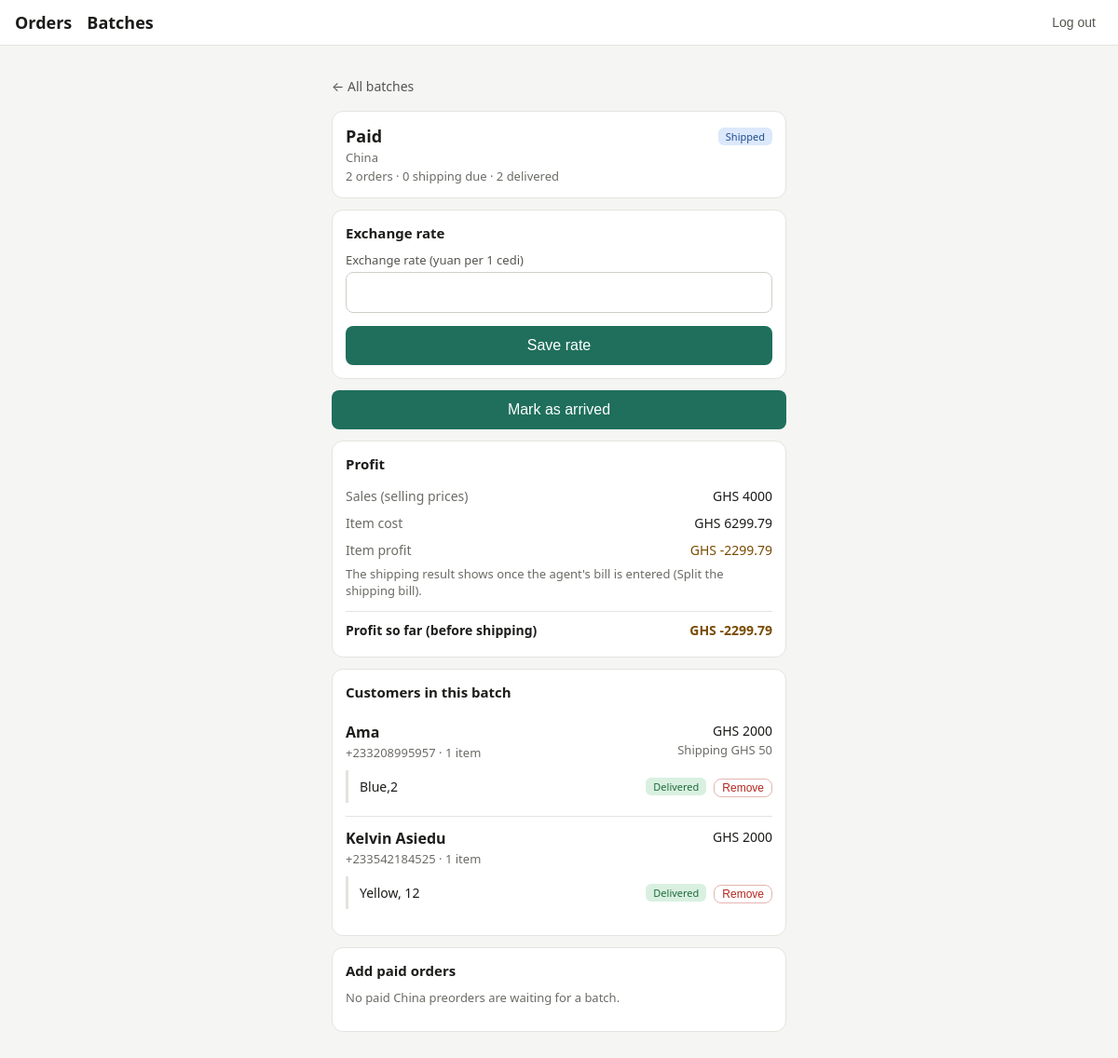
The page /batches/1/ (signed in) on the database its author committed.
### orders/models.py (models this page shows, shortened)
class Batch(models.Model):
    class Source(models.TextChoices):
        CHINA = "china", "China"
        NIGERIA = "nigeria", "Nigeria"
    class Status(models.TextChoices):
        ORDERING = "ordering", "Ordering"
        SHIPPED = "shipped", "Shipped"
        ARRIVED = "arrived", "Arrived in Ghana"
        CLOSED = "closed", "Closed"
    source = models.CharField(max_length=10, choices=Source.choices)
    label = models.CharField(max_length=80)
    status = models.CharField(
        max_length=10, choices=Status.choices, default=Status.ORDERING
    )
    shipped_on = models.DateField(null=True, blank=True)
    arrived_on = models.DateField(null=True, blank=True)
    freight_total = models.DecimalField(
        max_digits=12,
        decimal_places=2,
        null=True,
        blank=True,
        help_text="What the shipping agent charged for this batch, in cedis.",
    )
    freight_currency = models.CharField(
        max_length=3, choices=Currency.choices, default=Currency.GHS
    )
    freight_margin_percent = models.DecimalField(
        max_digits=5,
        decimal_places=2,
        default=0,
        blank=True,
        help_text="Optional extra added on top of the agent's bill when splitting it.",
    )
    exchange_rate = models.DecimalField(
        max_digits=12,
        decimal_places=6,
        null=True,
        blank=True,
        help_text="Units of the cost currency per 1 cedi (China batches: yuan per 1 cedi, Nigeria batches: naira per 1 cedi). Used for every order in the batch.",
    )
    class Meta:
        ordering = ["-id"]
        verbose_name_plural = "batches"

class Customer(models.Model):
    name = models.CharField(max_length=120, blank=True)
    phone = models.CharField(max_length=20, unique=True)
    notes = models.TextField(blank=True)
    created_at = models.DateTimeField(auto_now_add=True)
    class Meta:
        ordering = ["name", "phone"]

class Order(models.Model):
    class SourceType(models.TextChoices):
        CHINA_PREORDER = "china_preorder", "China preorder"
        NIGERIA_PREORDER = "nigeria_preorder", "Nigeria preorder"
        NIGERIA_STOCK = "nigeria_stock", "Nigeria stock"
    class Stage(models.TextChoices):
        REQUESTED = "requested", "Requested"
        QUOTED = "quoted", "Quoted"
        PAID = "paid", "Paid"
        PURCHASED = "purchased", "Purchased"
        IN_TRANSIT = "in_transit", "In transit"
        ARRIVED = "arrived", "Arrived"
        SHIPPING_PAID = "shipping_paid", "Shipping paid"
        DELIVERED = "delivered", "Delivered"
    customer = models.ForeignKey(
        Customer, on_delete=models.PROTECT, related_name="orders"
    )
    address = models.ForeignKey(
        Address, on_delete=models.SET_NULL, null=True, blank=True, related_name="orders"
    )
    batch = models.ForeignKey(
        Batch, on_delete=models.SET_NULL, null=True, blank=True, related_name="orders"
    )
    source_type = models.CharField(max_length=20, choices=SourceType.choices)
    item_notes = models.TextField(blank=True, help_text="Colour, variant, etc.")
    quantity = models.PositiveIntegerField(default=1)
    quoted_price = models.DecimalField(
        max_digits=12, decimal_places=2, null=True, blank=True
    )
    currency = models.CharField(
        max_length=3, choices=Currency.choices, default=Currency.GHS
    )
    cost = models.DecimalField(max_digits=12, decimal_places=2, null=True, blank=True)
    cost_currency = models.CharField(
        max_length=3, choices=Currency.choices, default=Currency.GHS
    )
    exchange_rate = models.DecimalField(
        max_digits=12,
        decimal_places=6,
        null=True,
        blank=True,
        help_text="Optional override: units of the cost currency per 1 cedi. Leave empty to use the batch's exchange rate.",
    )
    size_band = models.ForeignKey(
        SizeBand, on_delete=models.SET_NULL, null=True, blank=True
    )
    shipping_fee = models.DecimalField(
        max_digits=12, decimal_places=2, null=True, blank=True
    )
    stage = models.CharField(
        max_length=15, choices=Stage.choices, default=Stage.REQUESTED
    )
    is_cancelled = models.BooleanField(default=False)
    created_at = models.DateTimeField(auto_now_add=True)
    delivered_on = models.DateField(null=True, blank=True)
    objects = OrderQuerySet.as_manager()
    class Meta:
        ordering = ["-created_at"]
        indexes = [models.Index(fields=["stage"])]
    @property
    def cost_in_grid_currency(self):
        if self.cost is None:
            return None
        if self.cost_currency == GRID_CURRENCY:
            return self.cost
        rate = self.effective_rate
        if rate:
            return (self.cost / rate).quantize(Decimal("0.01"))
        return None
    def paid_total(self, kind):
        total = self.payments.filter(kind=kind, currency=self.currency).aggregate(
            t=Sum("amount")
        )["t"]
        return total or Decimal("0")

### orders/views.py (the view, shortened to what this page needs)
# urls.py: path("batches/<int:pk>/", views.batch_detail, name="batch_detail"),
@login_required
def batch_detail(request, pk):
    batch = get_object_or_404(Batch, pk=pk)
    orders = batch.orders.active().select_related("customer", "batch").prefetch_related("payments")
    order_list = list(orders)
    context = {
        "batch": batch,
        "orders": orders,
        "groups": customer_groups(order_list),
        "profit": (
            batch_profit(batch, order_list)
            if batch.status != Batch.Status.ORDERING
            else None
        ),
        "total": orders.count(),
        "shipping_due": orders.filter(stage=Order.Stage.ARRIVED).count(),
        "delivered": orders.filter(stage=Order.Stage.DELIVERED).count(),
        "next_action": BATCH_NEXT.get(batch.status),
        "is_open": batch_is_open(batch),
        "rate_form": BatchRateForm(instance=batch),
        "assignable": assignable_orders(batch) if batch_is_open(batch) else [],
    }
    return render(request, "orders/batch_detail.html", context)

### orders/forms.py (shortened to what this page needs)
class BatchRateForm(forms.ModelForm):
    class Meta:
        model = Batch
        fields = ["exchange_rate"]
    def __init__(self, *args, **kwargs):
        super().__init__(*args, **kwargs)
        field = self.fields["exchange_rate"]
        field.required = True
        field.help_text = ""
        if self.instance.source == Batch.Source.CHINA:
            field.label = "Exchange rate (yuan per 1 cedi)"
        else:
            field.label = "Exchange rate (naira per 1 cedi)"

### orders/grouping.py (called while the page is built)
def group_totals(orders):
    item_total = sum((o.quoted_price for o in orders if o.quoted_price), ZERO)
    item_paid = sum(
        (o.paid_total(Payment.Kind.ITEM) for o in orders if o.quoted_price), ZERO
    )
    shipping_total = sum(
        (o.shipping_fee for o in orders if o.shipping_fee is not None), ZERO
    )
    shipping_paid = sum(
        (o.paid_total(Payment.Kind.SHIPPING) for o in orders if o.shipping_fee is not None),
        ZERO,
    )
    return {
        "item_total": item_total,
        "item_paid": item_paid,
        "item_balance": max(item_total - item_paid, ZERO),
        "shipping_total": shipping_total,
        "shipping_paid": shipping_paid,
        "shipping_balance": max(shipping_total - shipping_paid, ZERO),
    }

def customer_groups(orders):
    grouped = {}
    for order in orders:
        entry = grouped.setdefault(
            order.customer_id, {"customer": order.customer, "orders": []}
        )
        entry["orders"].append(order)
    groups = []
    for entry in grouped.values():
        entry.update(group_totals(entry["orders"]))
        groups.append(entry)
    groups.sort(key=lambda g: (g["customer"].name or g["customer"].phone).lower())
    return groups

### orders/models.py (called while the page is built)
    def active(self):
        return self.filter(is_cancelled=False)

### orders/views.py (called while the page is built)
def batch_is_open(batch):
    return batch.status in (Batch.Status.ORDERING, Batch.Status.SHIPPED)

def assignable_orders(batch):
    return (
        Order.objects.active()
        .filter(
            batch__isnull=True,
            source_type=ASSIGNABLE_SOURCE[batch.source],
            stage__in=[Order.Stage.PAID, Order.Stage.PURCHASED],
        )
        .select_related("customer")
    )

### orders/templates/orders/batch_detail.html (shortened to what this page needs)
{% extends "orders/base.html" %}
{% block content %}
<p><a class="back" href="{% url 'batch_list' %}">&larr; All batches</a></p>
<div class="card">
  <div class="top">
    <h1>{{ batch.label }}</h1>
    <span class="badge {% if batch.status == 'shipped' %}s-in_transit{% elif batch.status == 'arrived' %}s-arrived{% endif %}">{{ batch.get_status_display }}</span>
  </div>
  <div class="muted">{{ batch.get_source_display }}</div>
  <div class="muted">{{ total }} order{{ total|pluralize }} · {{ shipping_due }} shipping due · {{ delivered }} delivered</div>
</div>
{% if batch.status != "closed" %}
  <div class="card">
    <h2>Exchange rate</h2>
    <form method="post">
      {% include "orders/_fields.html" with form=rate_form %}
      <button type="submit">Save rate</button>
    </form>
  </div>
{% endif %}
{% if next_action %}
  <form method="post">
    <button type="submit">{{ next_action.1 }}</button>
  </form>
{% endif %}
{% if profit %}
  <div class="card">
    <h2>Profit</h2>
    <div class="kv"><span>Sales (selling prices)</span><span>GHS {{ profit.sales|floatformat:"-2" }}</span></div>
    <div class="kv"><span>Item cost</span><span>GHS {{ profit.cost|floatformat:"-2" }}</span></div>
    <div class="kv"><span>Item profit</span><span class="{% if profit.item_profit < 0 %}warn{% else %}ok{% endif %}">GHS {{ profit.item_profit|floatformat:"-2" }}</span></div>
    {% if profit.shipping_result is not None %}
      <div class="kv"><span>Shipping fees set</span><span>GHS {{ profit.fees_set|floatformat:"-2" }}</span></div>
      <div class="kv"><span>Agent's bill</span><span>GHS {{ profit.bill|floatformat:"-2" }}</span></div>
      <div class="kv"><span>Shipping result</span><span class="{% if profit.shipping_result < 0 %}warn{% else %}ok{% endif %}">GHS {{ profit.shipping_result|floatformat:"-2" }}</span></div>
    {% else %}
      <p class="muted">The shipping result shows once the agent's bill is entered (Split the shipping bill).</p>
    {% endif %}
    <div class="kv total"><span>{% if profit.shipping_result is None %}Profit so far (before shipping){% else %}Total profit{% endif %}</span><span class="{% if profit.total < 0 %}warn{% else %}ok{% endif %}">GHS {{ profit.total|floatformat:"-2" }}</span></div>
  </div>
{% endif %}
<div class="card">
  <h2>Customers in this batch</h2>
  {% for group in groups %}
    <div class="group">
      <a class="ghead" href="{% url 'batch_customer' batch.pk group.customer.pk %}">
        <div>
          <strong>{{ group.customer.name|default:group.customer.phone }}</strong>
          <div class="muted">{{ group.customer.phone }} · {{ group.orders|length }} item{{ group.orders|length|pluralize }}</div>
        </div>
        <div class="gright">
          {% if group.item_total %}<div>GHS {{ group.item_total|floatformat:"-2" }}</div>{% endif %}
          {% if group.shipping_total %}<div class="muted">Shipping GHS {{ group.shipping_total|floatformat:"-2" }}</div>{% endif %}
        </div>
      </a>
      {% for order in group.orders %}
        <div class="brow">
          <a href="{% url 'order_detail' order.pk %}">
            {{ order.item_notes|truncatechars:40|default:"No notes" }}
          </a>
          <span class="badge s-{{ order.stage }}">{{ order.get_stage_display }}</span>
          {% if is_open %}
            <form method="post">
              <button class="rm" type="submit">Remove</button>
            </form>
          {% endif %}
        </div>
      {% endfor %}
    </div>
  {% empty %}
    <p class="muted">No orders in this batch yet.</p>
  {% endfor %}
</div>
{% if is_open %}
  <div class="card">
    <h2>Add paid orders</h2>
    {% if assignable %}
      <form method="post">
        {% csrf_token %}
        <input type="hidden" name="action" value="add_orders">
        {% for order in assignable %}
          <label class="check">
            <input type="checkbox" name="order_ids" value="{{ order.pk }}">
            <span><strong>{{ order.customer.name|default:order.customer.phone }}</strong><br><span class="muted">{{ order.item_notes|truncatechars:40|default:"No notes" }} · {{ order.get_stage_display }}</span></span>
          </label>
        {% endfor %}
        <div class="gap"><button type="submit">Add selected</button></div>
      </form>
    {% else %}
      <p class="muted">No paid {{ batch.get_source_display }} preorders are waiting for a batch.</p>
    {% endif %}
  </div>
{% endif %}
{% endblock %}

### orders/templates/orders/_fields.html (shortened to what this page needs)
{% for field in form %}
  <div class="field">
    <label for="{{ field.id_for_label }}">{{ field.label }}</label>
    {{ field }}
  </div>
{% endfor %}

### orders/templates/orders/base.html (style rules this page uses)
* { box-sizing: border-box; }
body { margin: 0; font-family: system-ui, -apple-system, "Segoe UI", Roboto, sans-serif; background: #f5f5f3; color: #1c1c1a; }
h1 { font-size: 20px; margin: 4px 0 16px; }
.muted { color: #6b6b66; font-size: 13px; margin-top: 2px; }
input, select, textarea { width: 100%; padding: 10px; font-size: 16px; border: 1px solid #cfcfc9; border-radius: 8px; background: #fff; font-family: inherit; }
.field { margin-bottom: 14px; }
.field label { display: block; font-size: 13px; color: #55554f; margin-bottom: 4px; }
button, .primary { display: block; width: 100%; padding: 12px; font-size: 16px; border: 0; border-radius: 8px; background: #1f6f5c; color: #fff; text-align: center; text-decoration: none; cursor: pointer; }
.badge { font-size: 11px; padding: 2px 8px; border-radius: 6px; background: #e8e8e4; color: #55554f; white-space: nowrap; }
.s-in_transit, .s-purchased { background: #dce8fb; color: #1d4d8f; }
.s-shipping_paid, .s-delivered { background: #d9f0e0; color: #1d6b3a; }

### orders/templates/orders/batch_detail.html (style rules this page uses)
.back { color: #55554f; text-decoration: none; font-size: 14px; }
.card { background: #fff; border: 1px solid #e3e3df; border-radius: 12px; padding: 14px; margin: 12px 0; }
.card h2 { font-size: 15px; margin: 0 0 10px; }
.top { display: flex; justify-content: space-between; align-items: center; gap: 8px; }
.top h1 { margin: 0; font-size: 18px; }
.kv { display: flex; justify-content: space-between; padding: 5px 0; font-size: 14px; }
.kv span:first-child { color: #6b6b66; }
.kv.total { border-top: 1px solid #e3e3df; margin-top: 6px; padding-top: 10px; font-weight: 600; }
.kv.total span:first-child { color: inherit; }
.warn { color: #7a4b00; }
.group { border-bottom: 1px solid #e3e3df; padding: 6px 0 10px; }
.group:last-child { border-bottom: 0; }
.ghead { display: flex; justify-content: space-between; gap: 8px; color: inherit; text-decoration: none; padding: 6px 0; }
.gright { text-align: right; font-size: 14px; }
.brow { display: flex; gap: 8px; align-items: center; padding: 6px 0 6px 12px; border-left: 3px solid #e3e3df; margin: 4px 0; }
.brow a { flex: 1; min-width: 0; color: inherit; text-decoration: none; font-size: 14px; }
.brow form { margin: 0; }
.rm { display: inline-block; width: auto; padding: 2px 8px; font-size: 12px; background: #fff; color: #b3261e; border: 1px solid #e3b5b1; }

### rows shown on the page
Batch: label "Paid", status "Shipped", source "China"
Customer: customer.name "Ama", customer.phone "+233208995957", orders|length "1", item_total "2000", shipping_total "50"
Order: item_notes "Blue,2", stage "Delivered"
Customer: customer.name "Kelvin Asiedu", customer.phone "+233542184525", orders|length "1", item_total "2000"
Order: item_notes "Yellow, 12", stage "Delivered"

### other values the page prints
{{ total }} "2"
{{ shipping_due }} "0"
{{ delivered }} "2"
{{ field.label }} "Exchange rate (yuan per 1 cedi)"
{{ next_action.1 }} "Mark as arrived"
{{ profit.sales|floatformat:"-2" }} "4000"
{{ profit.cost|floatformat:"-2" }} "6299.79"
{{ profit.item_profit|floatformat:"-2" }} "-2299.79"
{{ profit.total|floatformat:"-2" }} "-2299.79"
